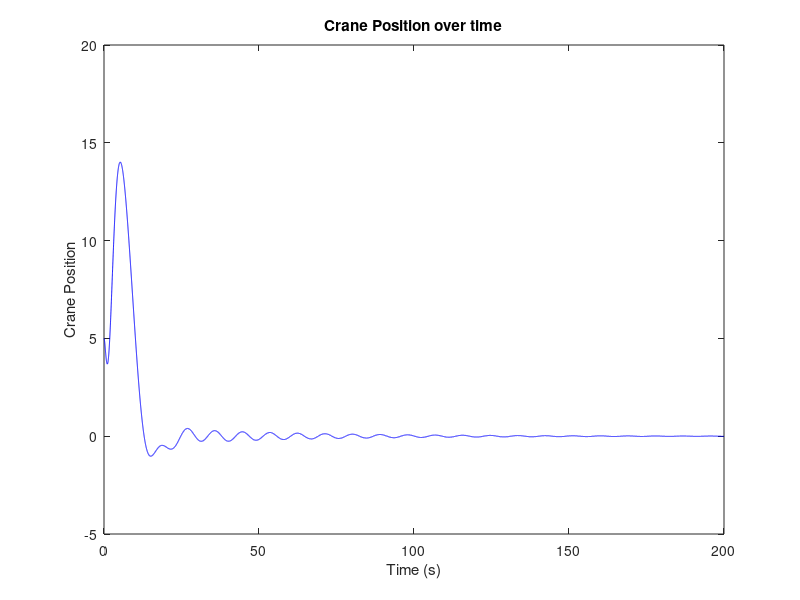
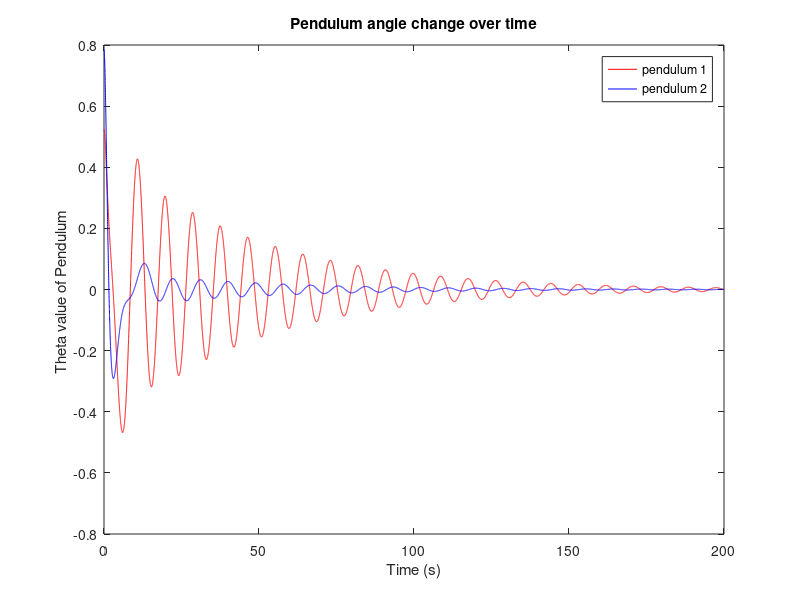

Source code (MATLAB) for these figures, in order:
%% ========================================================================
%                         MATLAB Code - Part D2
%                    LQR controller - Non Linearized System
% =========================================================================
clc
clear

%% ========================================================================

% variables that are known
M = 1000; % mass of crane (kg)
m1 = 100; % mass of pendulum 1 (kg)
m2 = 100; % mass of pendulum 2 (kg)
l1 = 20; % cable length of pendulum 1  (m)
l2 = 10; % cable length of pendulum 2  (m)
g = 9.81; % gravity m/s^2

% State Space Representation of the system
A= [0 1 0 0 0 0; 0 0 (-g*m1)/M 0 (-g*m2)/M 0; 0 0 0 1 0 0;
    0 0 (-g*(m1+M))/(M*l1) 0 (-g*m2)/(M*l1) 0; 0 0 0 0 0 1;
    0 0 (-g*m1)/(M*l2) 0 (-g*(m2+M))/(M*l2) 0];

B= [0; 1/M; 0;
    1/(M*l1); 0; 1/(M*l2)];

C = [1 0 0 0 0 0;
    0 0 1 0 0 0;
    0 0 0 0 1 0];

D = 0; 

% Matrix Rank calculator
matrix_rank = rank([B A*B (A^2)*B (A^3)*B (A^4)*B (A^5)*B]);
disp("rank of matrix is " + matrix_rank)

% If loop to check if matrix is controllable
if matrix_rank == 6
disp('This System is Controllable')
else
disp('This System is Not Controllable')
end

%% ========================================================================
%                                LQR Design
% =========================================================================


Q = diag([7000 0 700000 0 7000000 70000000]);
R = 0.25;

% State FeedBack 'K'
K = lqr(A,B,Q,R);
disp(K)

% X= (A-B*K)x + B*U
A_N=[A-B*K];
States={'x' 'x_dot' 'th1' 'th1_dot' 'th2' 'th2_dot'};
Input={'F'};
Outputs = {'x'; 'alpha1'; 'alpha2'};

% Converting to a State Space Model
sys=ss(A_N,B,C,0,'statename',States,'inputname',Input,'outputname',Outputs);

% Initial Value Conditions:
X=[5,0,30*pi/180,0,45*pi/180,0];
t = 0:0.01:200;
dim_t= size(t);
F = zeros(dim_t);
[Y, t_T, X_T] = lsim(sys, F, t, X);
size(Y)

% Plot Plotting
figure,
plot(t, Y(:,1),'blue');
title('Crane Position over time') % displacement in x-direction only
xlabel('Time (s)'); 
ylabel('Crane Position');
figure,
plot(t, Y(:,2),'r',t,Y(:,3),'b');
title('Pendulum angle change over time')
xlabel('Time (s)'); 
ylabel('Theta value of Pendulum ');
legend('pendulum 1', 'pendulum 2')

%% ========================================================================
%                         Lyapunov Indirect Method
% =========================================================================

Ly_St= eig(A_N)
if real(Ly_St)<1
disp('This System is Stable')
else
disp('This System is Unstable')
end

